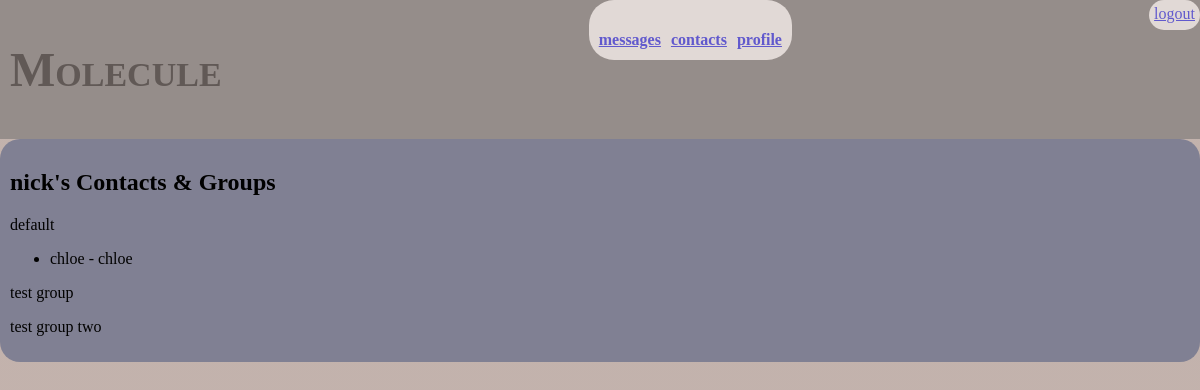
/groups/ (signed in), run on an earlier commit of the app's database.
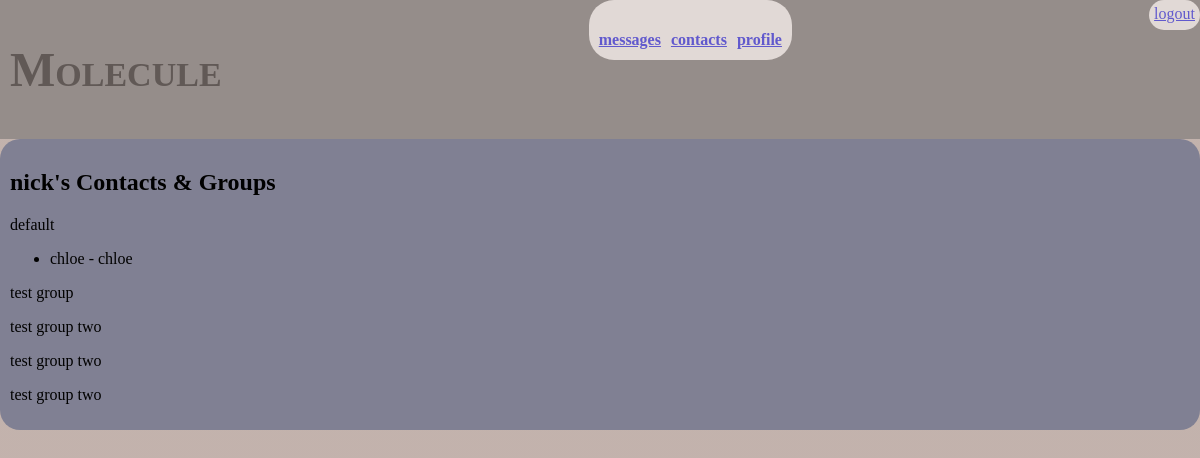
And on a later commit of the database.
### molecule/models.py (models this page shows)
class Group(models.Model):
    name = models.CharField(max_length=200)
    user = models.ForeignKey(User, on_delete=models.CASCADE)
    contacts = models.ManyToManyField(User, related_name='contact_groups', blank=True)

### molecule/views.py (the view)
# urls.py: url(r'^groups/', views.groups, name='groups'),
@login_required
def groups(request):                # the name of this link is "contacts"
    if request.method == 'POST':
        new_group = Group(name=request.POST['group_name'], user=request.user)   # create new group
        new_group.save()
    groups = Group.objects.filter(user=request.user)
    return render(request, 'molecule/groups.html', {'groups': groups})

### molecule/templates/molecule/groups.html
{% extends 'molecule/loggedin_base.html' %}
{% block content_page %}
    <h2>{{user.username}}'s Contacts & Groups</h2>
    <div>
        {% for group in groups %}
        <p>{{group.name}}</p>
        <ul>
            {% for contact in group.contacts.all %}
                <li>
                   {{ contact.username }} - {{contact.first_name}} {{contact.last_name}}
                </li>
            {% endfor %}
        </ul>
        {% endfor %}
    </div>
{% endblock %}

What changed in the data, as far as the page shows it:
added Group: name "test group two"
added Group: name "test group two"
